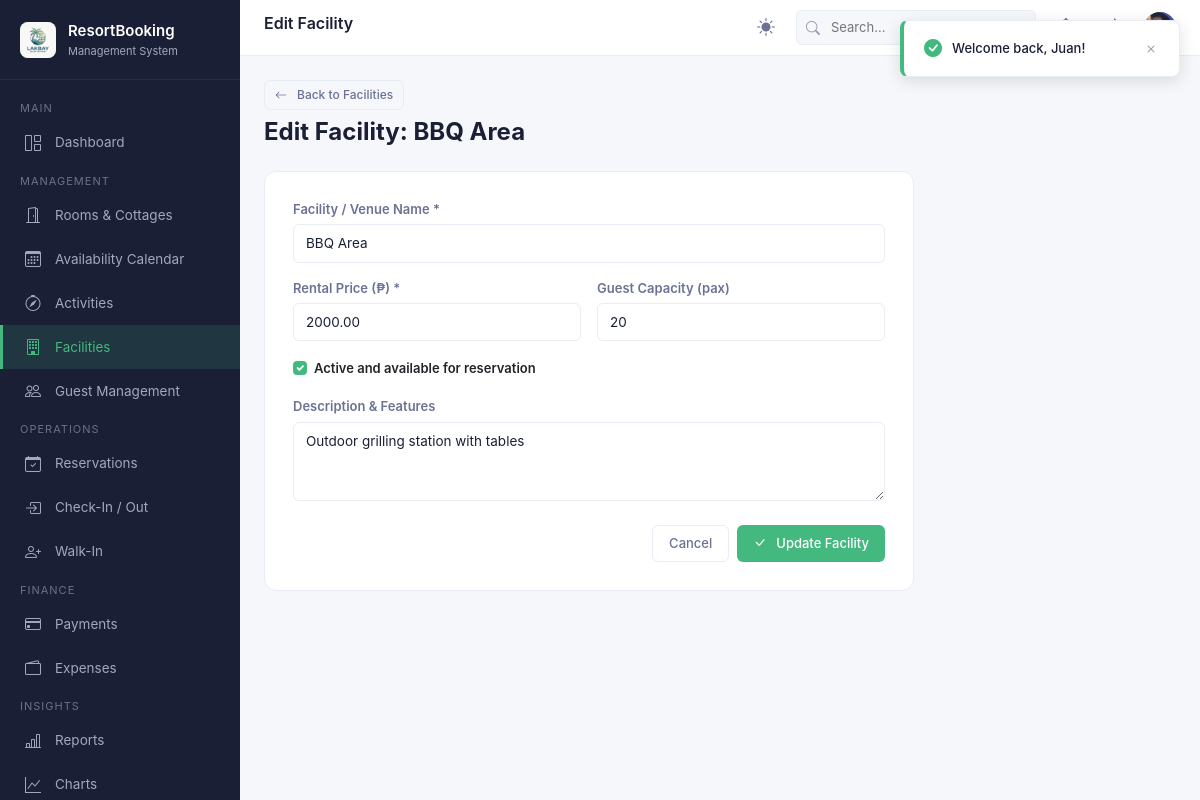
Screenshot of /facilities/edit.php?id=4 (signed in) with the database file from the repository.
### tables this page shows
CREATE TABLE `facilities` (
  `FacilityId` int NOT NULL AUTO_INCREMENT,
  `FacilityName` varchar(150) NOT NULL,
  `Description` longtext,
  `RentalPrice` decimal(10,2) NOT NULL,
  `Capacity` int NOT NULL,
  `ImageUrl` varchar(500) DEFAULT NULL,
  `IsActive` tinyint(1) NOT NULL,
  `CreatedAt` datetime(6) NOT NULL,
  PRIMARY KEY (`FacilityId`)
);

### config/database.php (called while the page is built, shortened)
<?php
function url($path = '') {
    $path = '/' . ltrim($path, '/');
    return BASE_URL . $path;
}

### facilities/edit.php (the view, shortened to what this page needs)
<?php
require_once __DIR__ . '/../config/database.php';
require_once __DIR__ . '/../includes/functions.php';
$id = (int)($_GET['id'] ?? 0);
$stmt = $pdo->prepare("SELECT * FROM facilities WHERE FacilityId = ?");
$stmt->execute([$id]);
$fac = $stmt->fetch();
include __DIR__ . '/../includes/header.php';
?>
<div class="mb-4">
    <a href="<?= url('/facilities/index.php') ?>" class="btn btn-outline btn-sm mb-2">
        <i class="bi bi-arrow-left me-1"></i> Back to Facilities
    </a>
    <h4 style="margin:0; font-weight:700;">Edit Facility: <?= htmlspecialchars($fac['FacilityName']) ?></h4>
</div>
<div class="card" style="max-width: 650px;">
    <div class="card-body" style="padding: 28px;">
        <form method="POST" action="">
            <div class="mb-3">
                <label class="form-label" style="font-weight:600; font-size:13px;">Facility / Venue Name *</label>
                <input type="text" name="facility_name" class="form-control" required value="<?= htmlspecialchars($fac['FacilityName']) ?>" />
            </div>
            <div class="row g-3 mb-3">
                <div class="col-md-6">
                    <label class="form-label" style="font-weight:600; font-size:13px;">Rental Price (₱) *</label>
                    <input type="number" step="0.01" name="rental_price" class="form-control" required value="<?= htmlspecialchars($fac['RentalPrice']) ?>" />
                </div>
                <div class="col-md-6">
                    <label class="form-label" style="font-weight:600; font-size:13px;">Guest Capacity (pax)</label>
                    <input type="number" name="capacity" class="form-control" value="<?= (int)$fac['Capacity'] ?>" min="1" />
                </div>
            </div>
            <div class="mb-3">
                <div class="form-check">
                    <input type="checkbox" name="is_active" id="isActiveCheck" class="form-check-input" value="1" <?= $fac['IsActive'] ? 'checked' : '' ?> />
                    <label class="form-check-label" for="isActiveCheck" style="font-size:13px; font-weight:600;">Active and available for reservation</label>
                </div>
            </div>
            <div class="mb-4">
                <label class="form-label" style="font-weight:600; font-size:13px;">Description & Features</label>
                <textarea name="description" class="form-control" rows="3"><?= htmlspecialchars($fac['Description'] ?? '') ?></textarea>
            </div>
            <div class="d-flex justify-content-end gap-2">
                <a href="<?= url('/facilities/index.php') ?>" class="btn btn-outline">Cancel</a>
                <button type="submit" class="btn btn-primary">
                    <i class="bi bi-check-lg me-1"></i> Update Facility
                </button>
            </div>
        </form>
    </div>
</div>
<?php include __DIR__ . '/../includes/footer.php'; ?>

### assets/css/site.css (style rules this page uses)
:root { --primary: #43b97f; --primary-dark: #36a36e; --primary-light: #e8f8f0; --primary-bg: #f0faf5; --sidebar-bg: #1a1f36; --sidebar-hover: #252b48; --sidebar-active: rgba(67, 185, 127, 0.15); --sidebar-text: #a0a8c0; --sidebar-text-active: #43b97f; --header-bg: #ffffff; --content-bg: #f5f7fa; --card-bg: #ffffff; --text-primary: #1a1f36; --text-secondary: #6b7294; --text-muted: #9198b0; --border: #e8ecf4; --success: #43b97f; --warning: #f5a623; --danger: #e74c3c; --info: #3498db; --shadow-sm: 0 1px 3px rgba(0,0,0,0.06); --shadow-md: 0 2px 8px rgba(0,0,0,0.08); --shadow-lg: 0 4px 16px rgba(0,0,0,0.12); --radius: 8px; --radius-lg: 12px; }
* { box-sizing: border-box; }
html { overflow-x: hidden; scroll-behavior: smooth; }
body { margin: 0; padding: 0; font-family: -apple-system, BlinkMacSystemFont, 'Segoe UI', Roboto, 'Helvetica Neue', Arial, sans-serif; background: var(--content-bg); color: var(--text-primary); font-size: 14px; line-height: 1.5; overflow-x: hidden; width: 100%; max-width: 100vw; }
.card { background: var(--card-bg); border-radius: var(--radius-lg); border: 1px solid var(--border); margin-bottom: 20px; }
.card-body { padding: 20px; }
.btn { display: inline-flex; align-items: center; gap: 6px; padding: 8px 16px; border-radius: 6px; font-size: 13px; font-weight: 500; border: none; cursor: pointer; transition: all 0.2s; text-decoration: none; white-space: nowrap; }
.btn-primary { background: var(--primary); color: #fff; }
.btn-outline { background: transparent; border: 1px solid var(--border); color: var(--text-secondary); }
.btn-sm { padding: 5px 10px; font-size: 12px; }
.form-label { display: block; font-size: 12.5px; font-weight: 500; color: var(--text-secondary); margin-bottom: 5px; }
.form-control, .form-select { width: 100%; padding: 8px 12px; border: 1px solid var(--border); border-radius: 6px; font-size: 13.5px; color: var(--text-primary); background: #fff; transition: border-color 0.2s, box-shadow 0.2s; }
.form-check-input:checked { background-color: var(--primary); border-color: var(--primary); }
* { scrollbar-width: thin; scrollbar-color: var(--border) transparent; }

### css/site.css (style rules this page uses)
:root { --primary: #43b97f; --primary-dark: #36a36e; --primary-light: #e8f8f0; --primary-bg: #f0faf5; --sidebar-bg: #1a1f36; --sidebar-hover: #252b48; --sidebar-active: rgba(67, 185, 127, 0.15); --sidebar-text: #a0a8c0; --sidebar-text-active: #43b97f; --header-bg: #ffffff; --content-bg: #f5f7fa; --card-bg: #ffffff; --text-primary: #1a1f36; --text-secondary: #6b7294; --text-muted: #9198b0; --border: #e8ecf4; --success: #43b97f; --warning: #f5a623; --danger: #e74c3c; --info: #3498db; --shadow-sm: 0 1px 3px rgba(0,0,0,0.06); --shadow-md: 0 2px 8px rgba(0,0,0,0.08); --shadow-lg: 0 4px 16px rgba(0,0,0,0.12); --radius: 8px; --radius-lg: 12px; }
* { box-sizing: border-box; }
html { overflow-x: hidden; scroll-behavior: smooth; }
body { margin: 0; padding: 0; font-family: -apple-system, BlinkMacSystemFont, 'Segoe UI', Roboto, 'Helvetica Neue', Arial, sans-serif; background: var(--content-bg); color: var(--text-primary); font-size: 14px; line-height: 1.5; overflow-x: hidden; width: 100%; max-width: 100vw; }
.card { background: var(--card-bg); border-radius: var(--radius-lg); border: 1px solid var(--border); margin-bottom: 20px; }
.card-body { padding: 20px; }
.btn { display: inline-flex; align-items: center; gap: 6px; padding: 8px 16px; border-radius: 6px; font-size: 13px; font-weight: 500; border: none; cursor: pointer; transition: all 0.2s; text-decoration: none; white-space: nowrap; }
.btn-primary { background: var(--primary); color: #fff; }
.btn-outline { background: transparent; border: 1px solid var(--border); color: var(--text-secondary); }
.btn-sm { padding: 5px 10px; font-size: 12px; }
.form-label { display: block; font-size: 12.5px; font-weight: 500; color: var(--text-secondary); margin-bottom: 5px; }
.form-control, .form-select { width: 100%; padding: 8px 12px; border: 1px solid var(--border); border-radius: 6px; font-size: 13.5px; color: var(--text-primary); background: #fff; transition: border-color 0.2s, box-shadow 0.2s; }
.form-check-input:checked { background-color: var(--primary); border-color: var(--primary); }
* { scrollbar-width: thin; scrollbar-color: var(--border) transparent; }

### rows the page displays
facilities: FacilityName "BBQ Area", facility_name "BBQ Area", rental_price "2000.00", capacity "20", IsActive "☑", description "Outdoor grilling station with tables"

### other values shown
$resortSettings['ResortName'] "ResortBooking"
$resortSettings['ResortSubtitle'] "Management System"
$pageTitle "Edit Facility"
